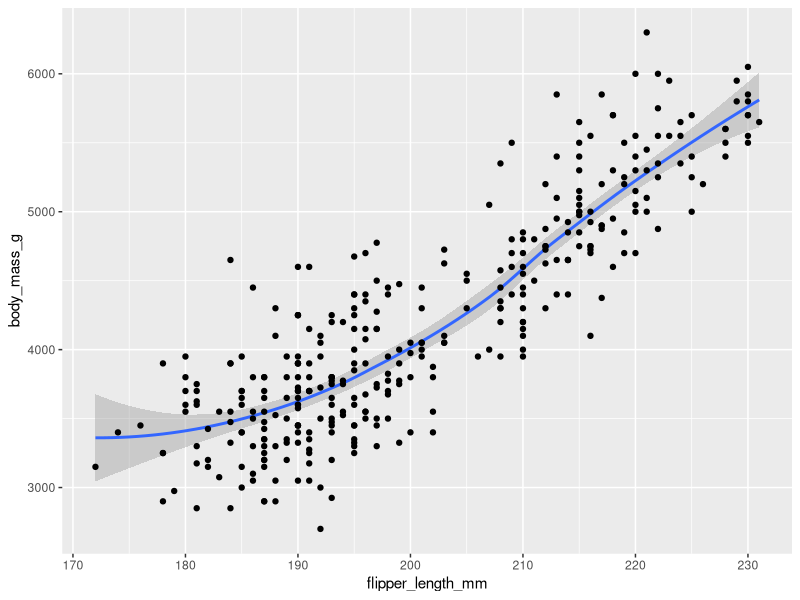
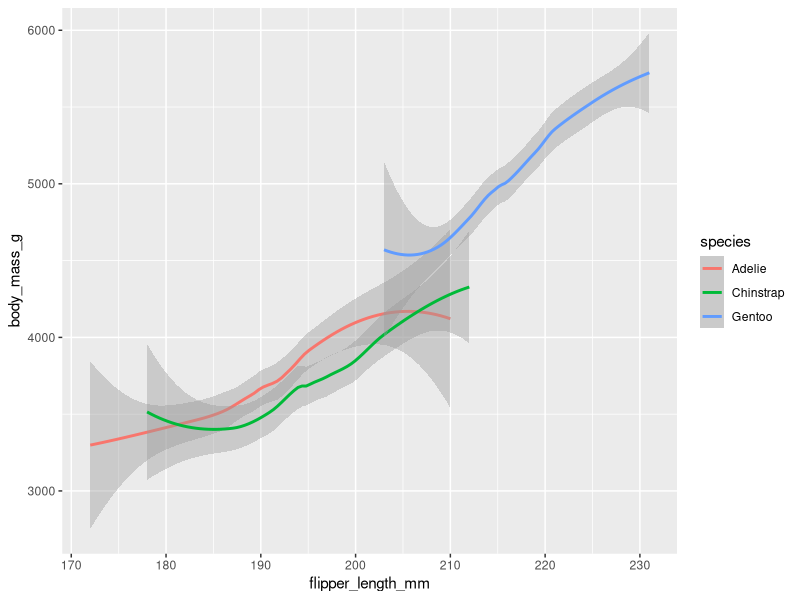
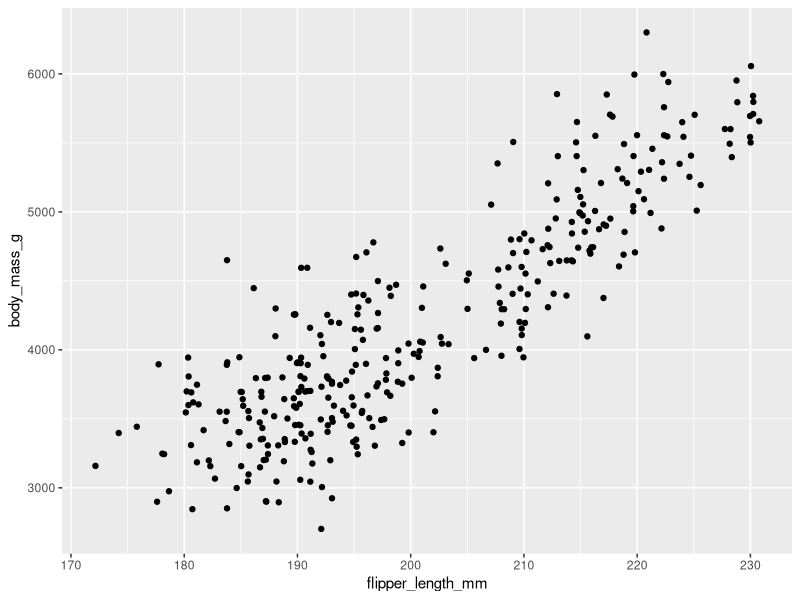
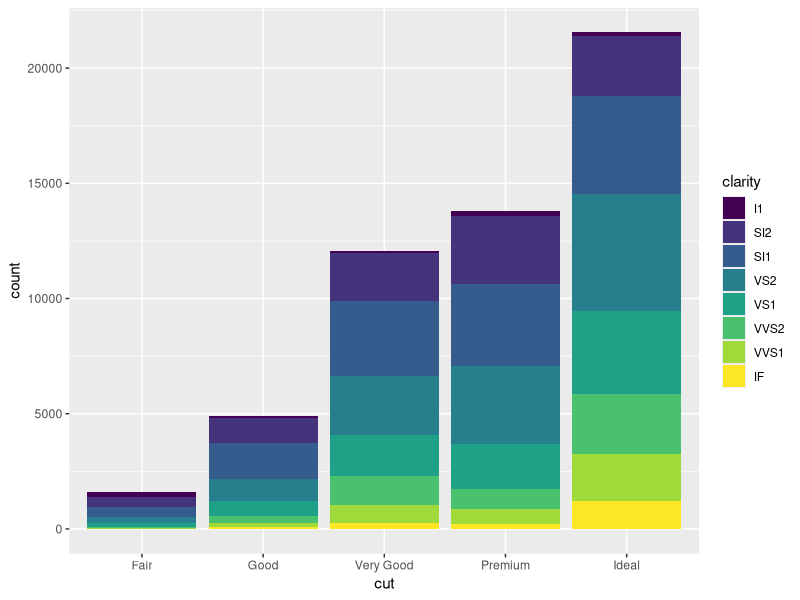
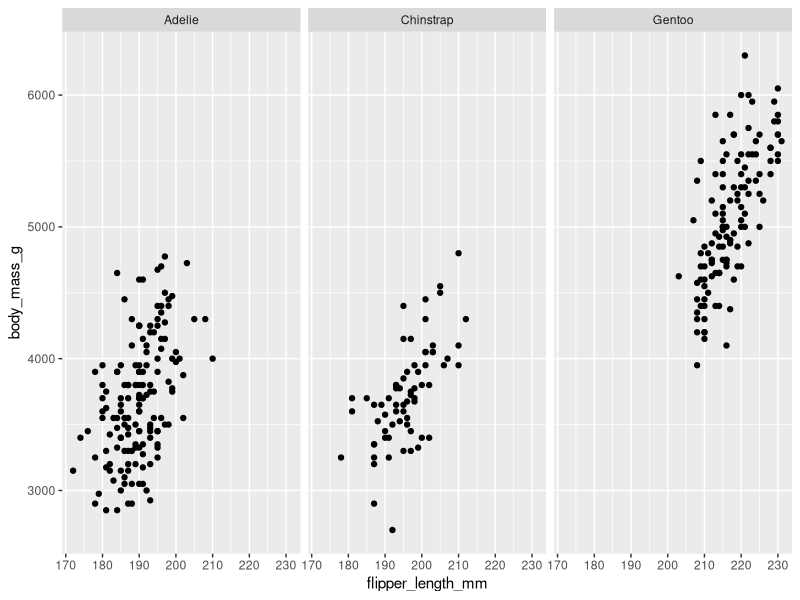
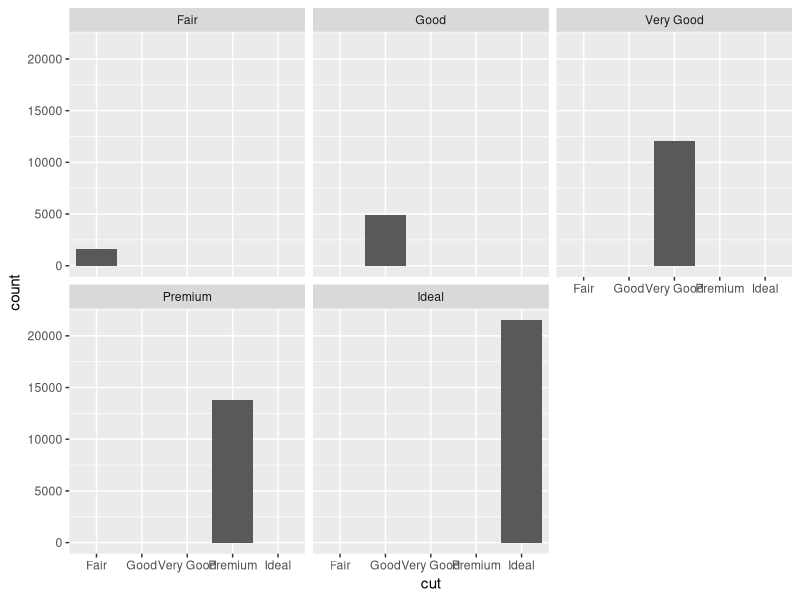
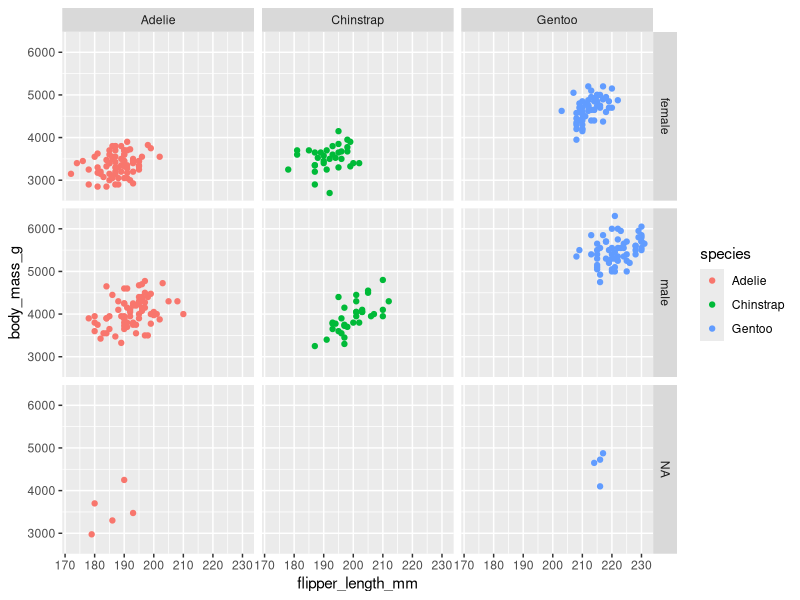

Reproduce these figures in R, in order.
install.packages("tidyverse")
install.packages("palmerpenguins")
library(tidyverse)
library(palmerpenguins)
data(penguins)

# Using smooth instead of line
ggplot(data=penguins)+
  geom_smooth(mapping=aes(flipper_length_mm,y=body_mass_g))+
  geom_point(mapping=aes(flipper_length_mm,y=body_mass_g))

# Plot a separate line for each species
ggplot(data=penguins)+
  geom_smooth(mapping=aes(flipper_length_mm,y=body_mass_g,color=species))

ggplot(data=penguins)+
  geom_jitter(mapping=aes(flipper_length_mm,y=body_mass_g))

ggplot(data=diamonds)+
  geom_bar(mapping=aes(x=cut, fill=clarity))

# Facets
ggplot(data=penguins)+
  geom_point(mapping=aes(flipper_length_mm,y=body_mass_g))+
  facet_wrap(~species)

ggplot(data=diamonds)+
  geom_bar(mapping=aes(x=cut))+
  facet_wrap(~cut)

# Two have two facets
ggplot(data=penguins)+
  geom_point(mapping=aes(flipper_length_mm,y=body_mass_g,color=species))+
  facet_grid(sex~species)
